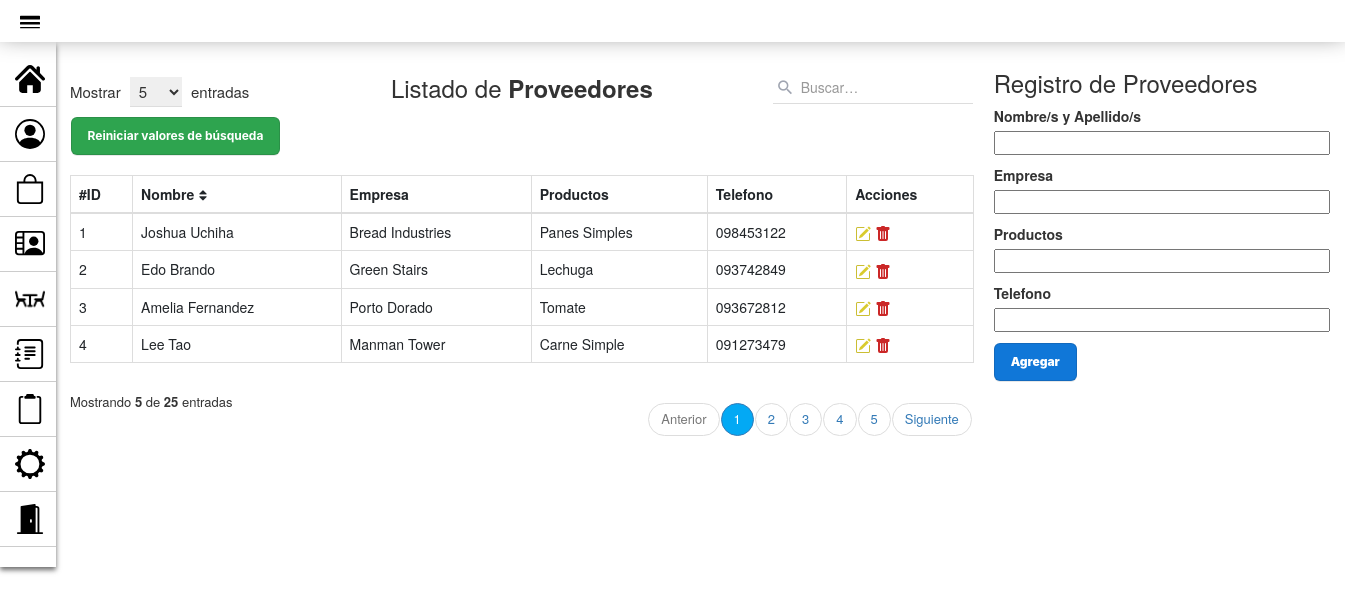
The app's page /PAGINA_GestionProveedores.php, older data.
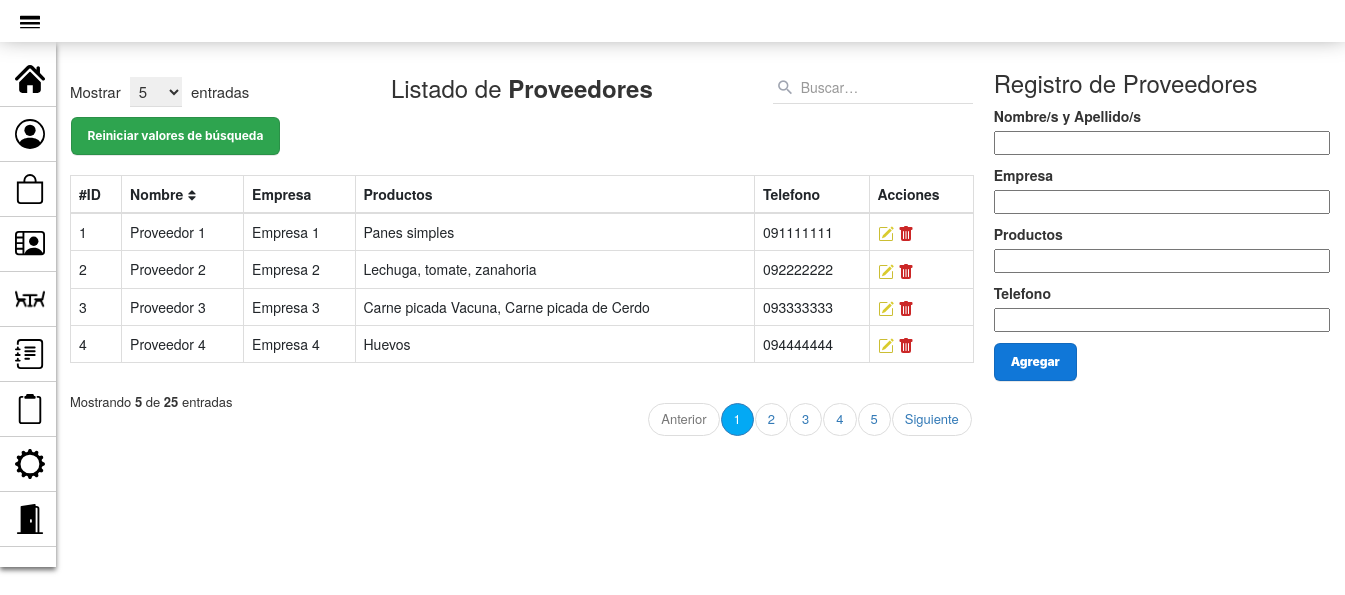
The same page, newer data.
### tables this page shows
CREATE TABLE `proveedor` (
  `id_proveedor` int(10) PRIMARY KEY NOT NULL AUTO_INCREMENT COMMENT 'ID del Proveedor',
  `nombre_apellido` varchar(60) NOT NULL COMMENT 'Nombre y Apellido del Proveedor',
  `empresa` varchar(40) NOT NULL COMMENT 'Empresa a la que pertenece el Proveedor',
  `productos` varchar(180) NOT NULL COMMENT 'Productos que proporciona el Proveedor',
  `telefono` varchar(18) NOT NULL COMMENT 'Teléfono del Proveedor'
);

### modelo/conexion.php (called while the page is built)
<?php
class Conectar{
    public static function conexion (){
        try{
            $host ="localhost";
            $user ="root";
            $pass="";
            $bd="proyecto_grupo2";
            $con = mysqli_connect($host,$user,$pass);
            mysqli_select_db($con,$bd);
            return $con;
        }catch(Exception $e){
    die('Error'.$e->getMessage());
    echo "La linea de error " . $e->getLine();
        }
    }
    }
?>

### modelo/Proveedor.php (called while the page is built, shortened)
<?php
class Proveedor
{
    private $con;
    private $proveedor;
    public function __construct()
    {
        require_once("conexion.php");
        $this->con = conectar::conexion();
    }
    public function listar_proveedores()
    {
        $sql = "SELECT * FROM proveedor ORDER BY id_proveedor";
        $query = mysqli_query($this->con, $sql);
        while ($filas = mysqli_fetch_array($query)) {
            $this->proveedor[] = $filas;
        }
        return $this->proveedor;
    }
}
?>

### vista/Proveedor_view.php (the view, shortened to what this page needs)
<!DOCTYPE html>
<html lang="es">
<head>
    <link rel="stylesheet" href="assets/styles2.css">
    <link href="https://cdn.jsdelivr.net/npm/bootstrap@5.2.0/dist/css/bootstrap.min.css" rel="stylesheet">
    <link href="https://maxcdn.bootstrapcdn.com/bootstrap/3.3.7/css/bootstrap.min.css" rel="stylesheet">
</head>
<body>
    <div class="container">
        <div class="table-responsive">
            <div class="table-wrapper">
                <div class="table-title">
                    <div class="row">
                        <div class="col-xs-4">
                            <div class="show-entries">
                                <span>Mostrar</span>
                                <select>
                                    <option>5</option>
                                </select>
                                <span>entradas</span>
                            </div>
                        </div>
                        <div class="col-xs-4">
                            <h2 class="text-center">Listado de <b>Proveedores</b></h2>
                        </div>
                        <?php require_once("vista/buscar_proveedor_view.php"); ?>
                        <table class="table table-bordered">
                            <thead>
                                <tr>
                                    <th>#ID</th>
                                    <th>Nombre<i class="fa fa-sort"></i></th>
                                    <th>Empresa</th>
                                    <th>Productos</th>
                                    <th>Telefono</th>
                                    <th>Acciones</th>
                                </tr>
                            </thead>
                            <tbody>
                                <?php foreach ($matrizProveedor as $proveedor) : ?>
                                    <tr>
                                        <td scope="row"><?php echo $proveedor['id_proveedor'] ?></td>
                                        <td><?php echo $proveedor['nombre_apellido'] ?></td>
                                        <td><?php echo $proveedor['empresa'] ?></td>
                                        <td><?php echo $proveedor['productos'] ?></td>
                                        <td><?php echo $proveedor['telefono'] ?></td>
                                        <td>
                                            <a href="ModificarProveedor_pagina.php?id=<?php echo $proveedor['id_proveedor'] ?>" title="Editar"><img src="assets/iconos/icono-editar-2.svg"></a>
                                            <a href="controlador/eliminar_Proveedor_controlador.php?id=<?php echo $proveedor['id_proveedor'] ?>" title="Eliminar" onclick="javascript:return asegurar();"><img src="assets/iconos/icono-papelera.svg"></a>
                                        </td>
                                    </tr>
                                <?php endforeach; ?>
                            </tbody>
                        </table>
                        <div class="clearfix">
                            <div class="hint-text">Mostrando <b>5</b> de <b>25</b> entradas</div>
                            <ul class="pagination">
                                <li class="page-item disabled"><a href="#">Anterior</a></li>
                                <li class="page-item active"><a href="#" class="page-link">1</a></li>
                                <li class="page-item"><a href="#" class="page-link">2</a></li>
                                <li class="page-item"><a href="#" class="page-link">3</a></li>
                                <li class="page-item"><a href="#" class="page-link">4</a></li>
                                <li class="page-item"><a href="#" class="page-link">5</a></li>
                                <li class="page-item"><a href="#" class="page-link">Siguiente</a></li>
                            </ul>
                        </div>
                    </div>
                </div>
</body>
</html>

Row changes from the older to the newer data that the page shows:
changed proveedor id 1: nombre_apellido "Joshua Uchiha" → "Proveedor 1"; empresa "Bread Industries" → "Empresa 1"; productos "Panes Simples" → "Panes simples"; telefono "098453122" → "091111111"
changed proveedor id 2: nombre_apellido "Edo Brando" → "Proveedor 2"; empresa "Green Stairs" → "Empresa 2"; productos "Lechuga" → "Lechuga, tomate, zanahoria"; telefono "093742849" → "092222222"
changed proveedor id 3: nombre_apellido "Amelia Fernandez" → "Proveedor 3"; empresa "Porto Dorado" → "Empresa 3"; productos "Tomate" → "Carne picada Vacuna, Carne picada de Cerdo"; telefono "093672812" → "093333333"
changed proveedor id 4: nombre_apellido "Lee Tao" → "Proveedor 4"; empresa "Manman Tower" → "Empresa 4"; productos "Carne Simple" → "Huevos"; telefono "091273479" → "094444444"
